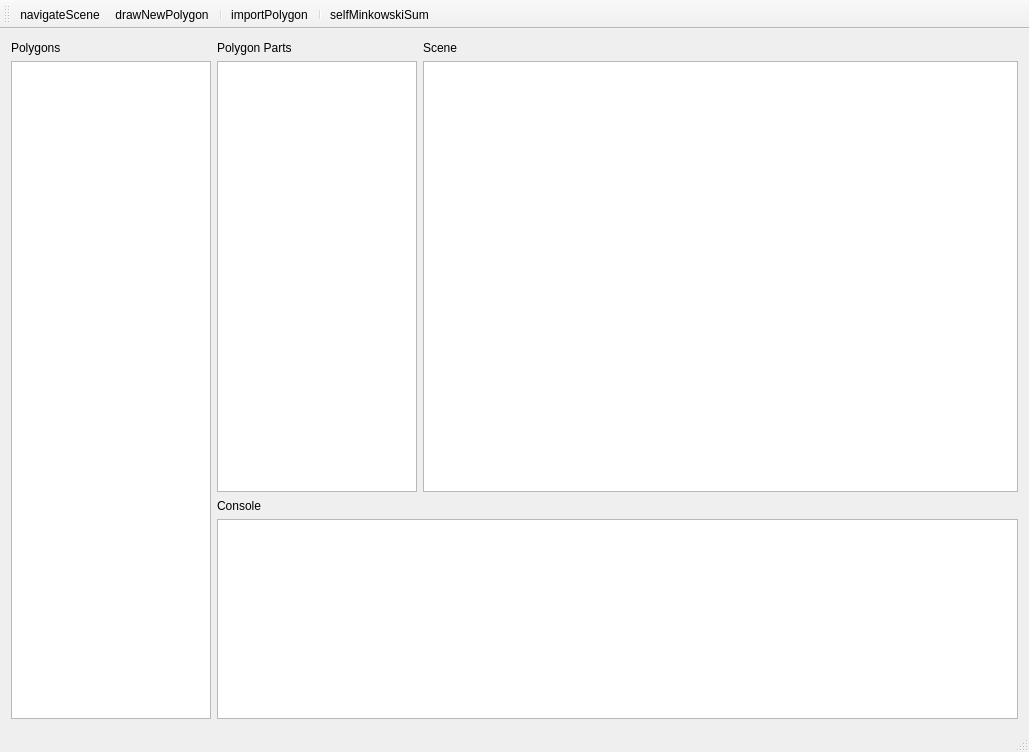
<?xml version="1.0" encoding="UTF-8"?>
<ui version="4.0">
 <class>MainWindow</class>
 <widget class="QMainWindow" name="MainWindow">
  <property name="geometry">
   <rect>
    <x>0</x>
    <y>0</y>
    <width>1029</width>
    <height>752</height>
   </rect>
  </property>
  <property name="windowTitle">
   <string>MainWindow</string>
  </property>
  <widget class="QWidget" name="centralWidget">
   <property name="minimumSize">
    <size>
     <width>0</width>
     <height>0</height>
    </size>
   </property>
   <property name="autoFillBackground">
    <bool>false</bool>
   </property>
   <layout class="QGridLayout" name="gridLayout">
    <item row="1" column="1" rowspan="2">
     <widget class="QListView" name="PolygonPartsListView">
      <property name="sizePolicy">
       <sizepolicy hsizetype="Preferred" vsizetype="Preferred">
        <horstretch>0</horstretch>
        <verstretch>0</verstretch>
       </sizepolicy>
      </property>
      <property name="maximumSize">
       <size>
        <width>200</width>
        <height>16777215</height>
       </size>
      </property>
     </widget>
    </item>
    <item row="1" column="0" rowspan="4">
     <widget class="QTableView" name="PolygonsTableView">
      <property name="sizePolicy">
       <sizepolicy hsizetype="Preferred" vsizetype="Preferred">
        <horstretch>0</horstretch>
        <verstretch>0</verstretch>
       </sizepolicy>
      </property>
      <property name="maximumSize">
       <size>
        <width>200</width>
        <height>16777215</height>
       </size>
      </property>
      <attribute name="horizontalHeaderVisible">
       <bool>false</bool>
      </attribute>
      <attribute name="horizontalHeaderDefaultSectionSize">
       <number>200</number>
      </attribute>
      <attribute name="horizontalHeaderMinimumSectionSize">
       <number>66</number>
      </attribute>
      <attribute name="verticalHeaderVisible">
       <bool>false</bool>
      </attribute>
      <attribute name="verticalHeaderDefaultSectionSize">
       <number>30</number>
      </attribute>
      <attribute name="verticalHeaderMinimumSectionSize">
       <number>20</number>
      </attribute>
     </widget>
    </item>
    <item row="1" column="2" rowspan="2" colspan="3">
     <widget class="QGraphicsView" name="SceneGraphicsView">
      <property name="sizePolicy">
       <sizepolicy hsizetype="Preferred" vsizetype="Preferred">
        <horstretch>0</horstretch>
        <verstretch>0</verstretch>
       </sizepolicy>
      </property>
      <property name="maximumSize">
       <size>
        <width>16777215</width>
        <height>16777215</height>
       </size>
      </property>
     </widget>
    </item>
    <item row="0" column="0">
     <widget class="QLabel" name="lblPolygons">
      <property name="maximumSize">
       <size>
        <width>16777215</width>
        <height>50</height>
       </size>
      </property>
      <property name="text">
       <string>Polygons</string>
      </property>
     </widget>
    </item>
    <item row="4" column="1" colspan="4">
     <widget class="QListView" name="ConsoleListView">
      <property name="maximumSize">
       <size>
        <width>16777215</width>
        <height>200</height>
       </size>
      </property>
     </widget>
    </item>
    <item row="0" column="1">
     <widget class="QLabel" name="lblPolygonParts">
      <property name="text">
       <string>Polygon Parts</string>
      </property>
     </widget>
    </item>
    <item row="0" column="2">
     <widget class="QLabel" name="lblScene">
      <property name="maximumSize">
       <size>
        <width>16777215</width>
        <height>15</height>
       </size>
      </property>
      <property name="text">
       <string>Scene</string>
      </property>
     </widget>
    </item>
    <item row="3" column="1">
     <widget class="QLabel" name="lblConsole">
      <property name="maximumSize">
       <size>
        <width>16777215</width>
        <height>15</height>
       </size>
      </property>
      <property name="text">
       <string>Console</string>
      </property>
     </widget>
    </item>
   </layout>
  </widget>
  <widget class="QStatusBar" name="statusBar"/>
  <widget class="QMenuBar" name="menuBar">
   <property name="geometry">
    <rect>
     <x>0</x>
     <y>0</y>
     <width>1029</width>
     <height>31</height>
    </rect>
   </property>
  </widget>
  <widget class="QToolBar" name="toolBar">
   <property name="windowTitle">
    <string>toolBar</string>
   </property>
   <attribute name="toolBarArea">
    <enum>TopToolBarArea</enum>
   </attribute>
   <attribute name="toolBarBreak">
    <bool>false</bool>
   </attribute>
   <addaction name="actionNavigateScene"/>
   <addaction name="actionDrawNewPolygon"/>
   <addaction name="separator"/>
   <addaction name="actionImportPolygon"/>
   <addaction name="separator"/>
   <addaction name="actionSelfMinkowskiSum"/>
  </widget>
  <action name="actionDrawNewPolygon">
   <property name="checkable">
    <bool>true</bool>
   </property>
   <property name="icon">
    <iconset resource="../ResourceFiles/icons.qrc">
     <normaloff>:/icons/pencil.png</normaloff>:/icons/pencil.png</iconset>
   </property>
   <property name="text">
    <string>drawNewPolygon</string>
   </property>
   <property name="toolTip">
    <string>Draw New Polygon</string>
   </property>
  </action>
  <action name="actionImportPolygon">
   <property name="icon">
    <iconset resource="../ResourceFiles/icons.qrc">
     <normaloff>:/icons/import_icon2.png</normaloff>:/icons/import_icon2.png</iconset>
   </property>
   <property name="text">
    <string>importPolygon</string>
   </property>
   <property name="toolTip">
    <string>Import polygon from file</string>
   </property>
  </action>
  <action name="actionNavigateScene">
   <property name="checkable">
    <bool>true</bool>
   </property>
   <property name="icon">
    <iconset resource="../ResourceFiles/icons.qrc">
     <normaloff>:/icons/arrow-all-directions-512.png</normaloff>:/icons/arrow-all-directions-512.png</iconset>
   </property>
   <property name="text">
    <string>navigateScene</string>
   </property>
   <property name="toolTip">
    <string>Navigate Scene</string>
   </property>
  </action>
  <action name="actionSelfMinkowskiSum">
   <property name="icon">
    <iconset resource="../ResourceFiles/icons.qrc">
     <normaloff>:/icons/self_mink_sum.png</normaloff>:/icons/self_mink_sum.png</iconset>
   </property>
   <property name="text">
    <string>selfMinkowskiSum</string>
   </property>
   <property name="toolTip">
    <string>Self Minkowski Sum</string>
   </property>
  </action>
 </widget>
 <layoutdefault spacing="6" margin="11"/>
 <resources>
  <include location="../ResourceFiles/icons.qrc"/>
 </resources>
 <connections/>
</ui>
